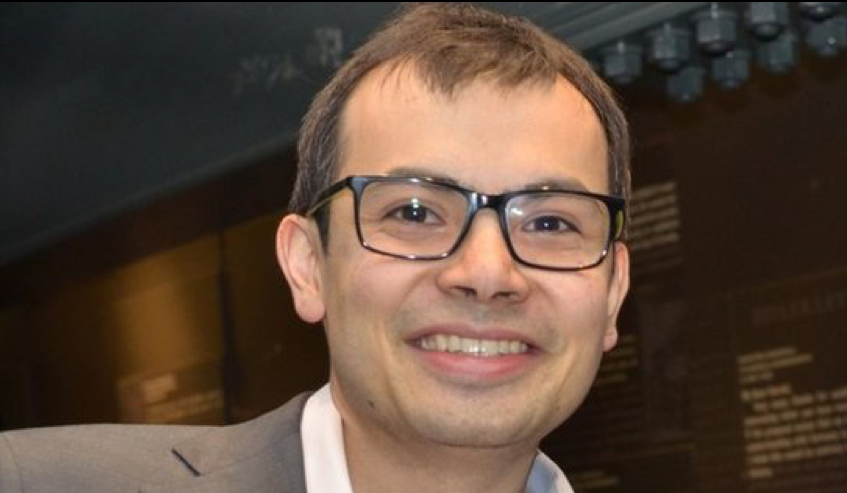
#> input picture templates/prml/prml_static/images/Chap9/img.png, 847 x 493 px
$ python Segmentation.py
#> lines starting #> are read from the running program, lines starting #| are printed output that depends on the picture
# coding:utf-8
import cv2
import numpy as np

if __name__ == "__main__":
    img = cv2.imread("img.png")
#> img is the input picture: shape (493, 847, 3); mean B, G, R 58, 71.4, 90.9
    X   = img.reshape(-1, 3).astype(float) # ２次元の画像を1次元の画素データ列にする。
    N   = len(X)  # 画素の数
#> N = 417571
    K   = 8       # クラスターの数
    mu  = X[np.random.choice(N,K),:] # 代表ベクトルの初期化(実画像からランダムに選択)
#> mu = [[47, 72, 92], [44, 43, 39], [17, 26, 40], [16, 26, 39], [16, 25, 38], [6, 19, 33], [28, 41, 64], [11, 26, 35]]
    cls = np.zeros(N,dtype=int) # どのクラスに割り当てたかを記録

    while True:
        #=== E step ===
        distance = [np.sum((X - mu[k,:])**2, axis=1) for k in range(K)]
        cls = np.argmin(distance, axis=0) # E step
        #=== M step ===
        new_mu = np.array([X[cls == k].mean(0) for k in range(K)])
        #=== 代表ベクトルが動かなくなったら終了。 ===
        if max((np.sum((new_mu - mu)**2, axis=1))) < 1.0e-2:
            break
        mu = new_mu

    # 画素なので、データは整数の値を利用する。
    mu = new_mu.astype(int)
#> mu = [[154, 183, 233], [64, 65, 63], [90, 106, 132], [39, 65, 94], [38, 38, 35], [11, 18, 28], [116, 138, 177], [15, 28, 44]]

    # 代表ベクトルの色に塗り替える
    for k in range(K):
        X[cls == k] = mu[k]

    # 2次元の画像に戻し、保存。
    cv2.imwrite("segmented_img.png", X.reshape(img.shape))
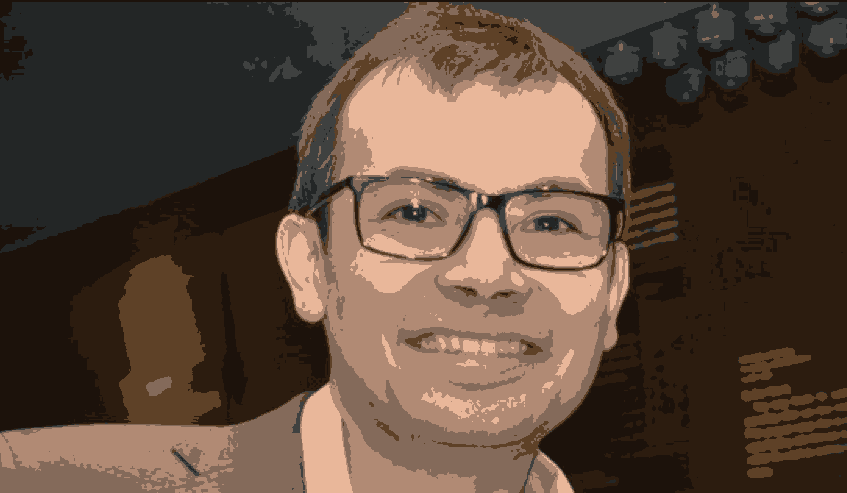
#> saved as segmented_img.png: shape (493, 847, 3); mean B, G, R 57.5, 70.9, 90.4


    # どの色で画像が塗られているのかを見るためにカラーパレットを作成。
    palette = np.zeros((80000, 3))
    for k in range(K):
        palette[k*10000:(k+1)*10000] = mu[k]

    # 画像サイズを整え、保存。
    cv2.imwrite("palette.png", palette.reshape(400,200,3))
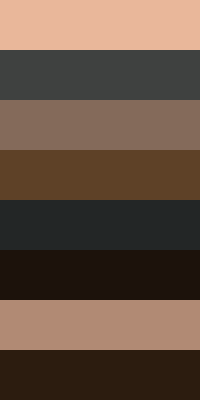
#> saved as palette.png: shape (400, 200, 3); mean B, G, R 65.9, 80.1, 100.8

$ run again, with templates/prml/prml_static/images/Chap9/segmentation.png copied over templates/prml/prml_static/images/Chap9/img.png
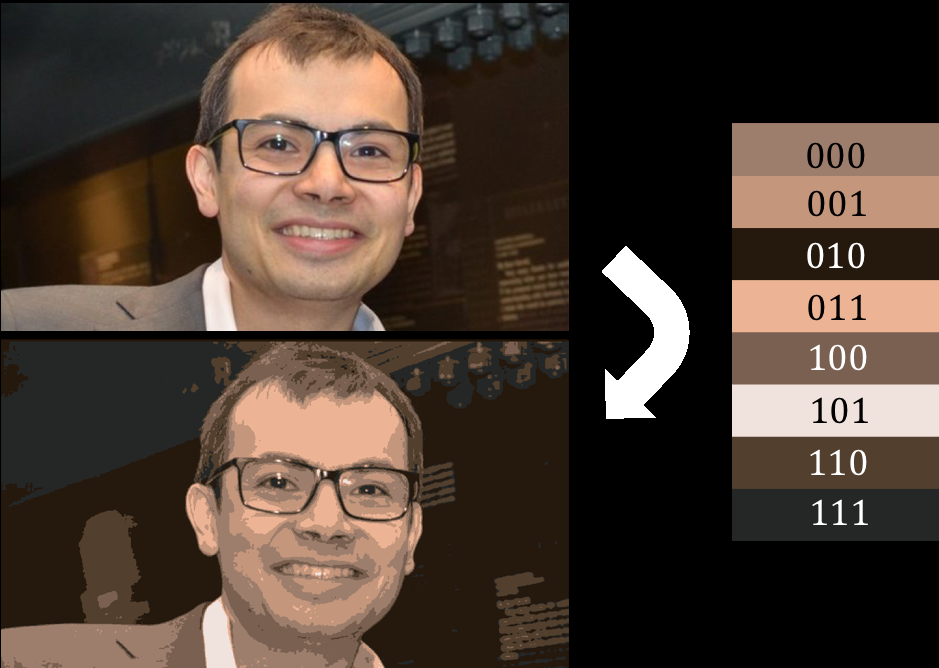
#> input picture templates/prml/prml_static/images/Chap9/segmentation.png, 939 x 668 px
#> img is the input picture: shape (668, 939, 3); mean B, G, R 50.8, 60.9, 75.8
#> N = 627252
#> `mu  = X[np.random.choice(N,K),:]`: mu = [[24, 32, 50], [13, 24, 37], [0, 0, 0], [142, 162, 224], [39, 39, 37], [149, 180, 236], [16, 24, 37], [218, 225, 241]]
#> `mu = new_mu.astype(int)`: mu = [[82, 98, 124], [13, 24, 37], [0, 0, 0], [114, 135, 173], [45, 63, 82], [147, 177, 232], [39, 39, 37], [233, 237, 245]]
#> `cv2.imwrite("palette.png", palette.reshape(400,200,3))`:
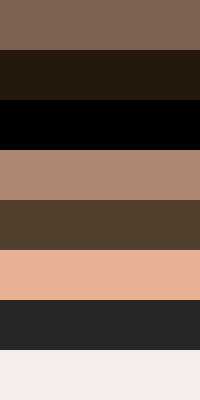
#> saved as palette.png: shape (400, 200, 3); mean B, G, R 84.1, 96.6, 116.2
